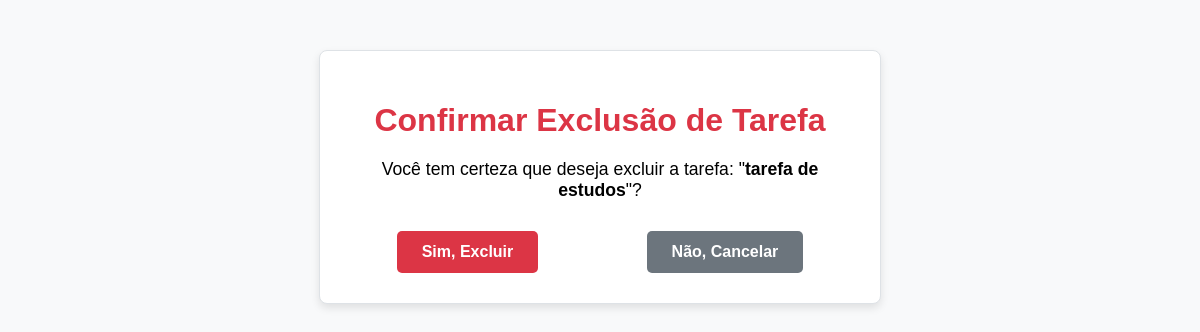
Before: /excluirtarefa/8 (signed in) with the older database file.
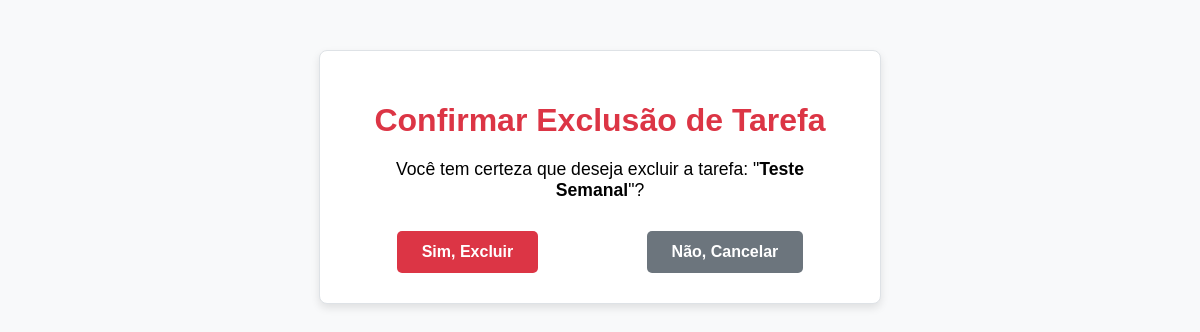
After: the same page with the newer database file.
### tasks/models.py (models this page shows, shortened)
class Task(models.Model):
    titulo = models.CharField(max_length=255)
    descricao = models.TextField()
    categoria = models.CharField(max_length=15, choices=LISTA_CATEGORIAS)
    completo = models.BooleanField(default=False)
    criado_em = models.DateTimeField(auto_now_add=True)
    data_vencimento = models.DateField(default=timezone.now)
    data_conclusao = models.DateField(null=True, blank=True)
    user = models.ForeignKey(User, on_delete=models.CASCADE)

### tasks/views.py (the view, shortened to what this page needs)
# urls.py: path('excluirtarefa/<int:pk>', ExcluirTarefa.as_view(), name='excluirtarefa'),
class ExcluirTarefa(LoginRequiredMixin, DeleteView):
    template_name = "confirmarexclusao.html"
    model = Task

### tasks/novos_context.py (called while the page is built)
def lista_tarefas_do_dia(request):
    today = timezone.now()
    lista_tarefas = Task.objects.all().filter(
        completo=False,
        data_vencimento=today
    )
    total_tarefas = lista_tarefas.count()
    return {"lista_tarefas_do_dia_geral": lista_tarefas, "total_tarefas_do_dia_geral": total_tarefas}

def lista_tarefas_afazer(request):
    now = timezone.now()
    lista_tarefas = Task.objects.all().filter(
        completo=False,
        data_vencimento__gte=now
    )
    total_tarefas = lista_tarefas.count()
    return {"lista_tarefas_afazer_geral": lista_tarefas, "total_tarefas_afazer_geral": total_tarefas}

def lista_tarefas_concluidas(request):
    lista_tarefas = Task.objects.all().filter(
        completo=True,
    )
    total_tarefas = lista_tarefas.count()
    return {"lista_tarefas_concluidas_geral": lista_tarefas, "total_tarefas_concluidas_geral": total_tarefas}

### tasks/migrations/templates/confirmarexclusao.html (shortened to what this page needs)
<!DOCTYPE html>
<html lang="pt-br">
<head>
</head>
<body>
    <div class="container">
        <h1>Confirmar Exclusão de Tarefa</h1>
        <p>Você tem certeza que deseja excluir a tarefa: "<strong>{{ object.titulo }}</strong>"?</p>
        <form method="post">
            <div class="button-group">
                <button type="submit" class="btn btn-danger">Sim, Excluir</button>
                <a href="{% url 'task:visualizartarefa' pk=object.id %}" class="btn btn-secondary">Não, Cancelar</a>
            </div>
        </form>
    </div>
</body>
</html>

Changed rows visible on the page:
changed Task: titulo "tarefa de estudos" → "Teste Semanal"
